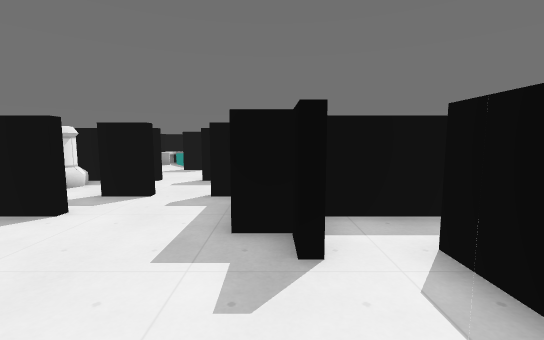
view 1 (above)

18 first-person views from a walk through a Godot game level. The camera is 1.5 m above the floor, tilts 6° down and sees 90° across. The floor is counted in squares, 1 m on a side. Each view is taken from the middle of a square. On the plan, view 1 faces up. The plan holds only what a view shows up to about 14 squares ahead; the rest is blank. The place goes on beyond the plan. Characters and animated objects are left out. Surface patterns are stand-ins for the level's own textures.

view 2
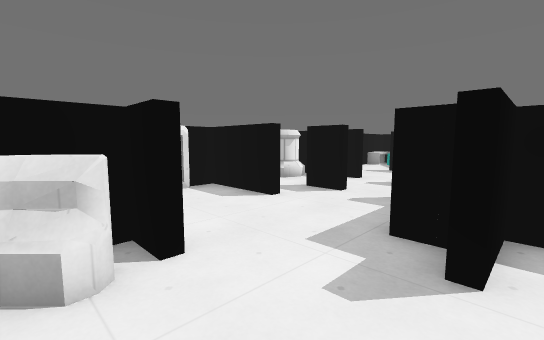

view 3
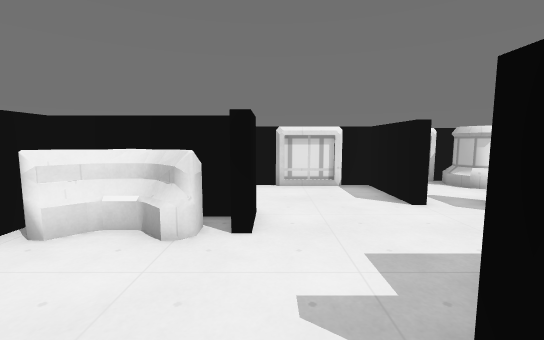

view 4
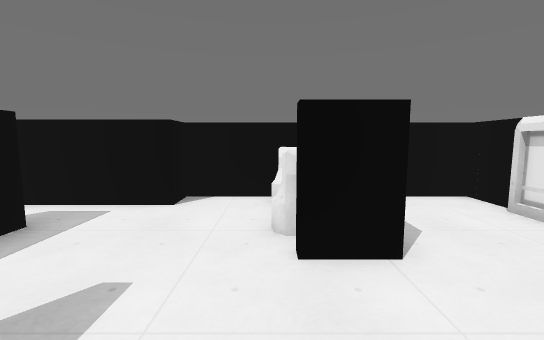

view 5
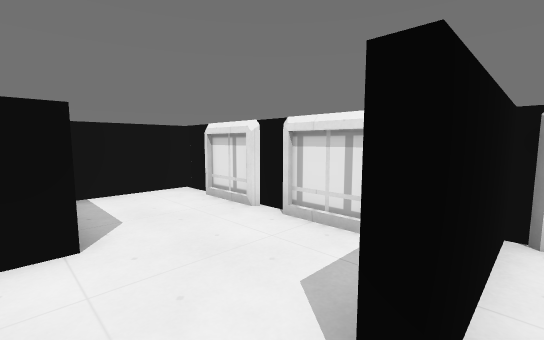

view 6
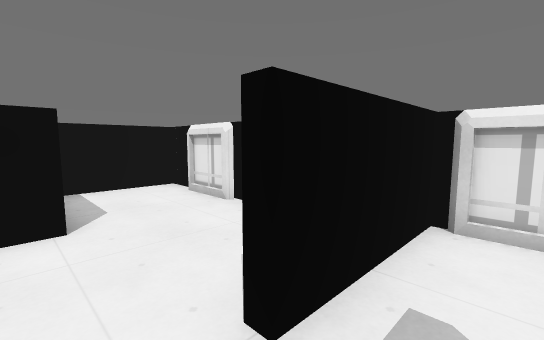

view 7
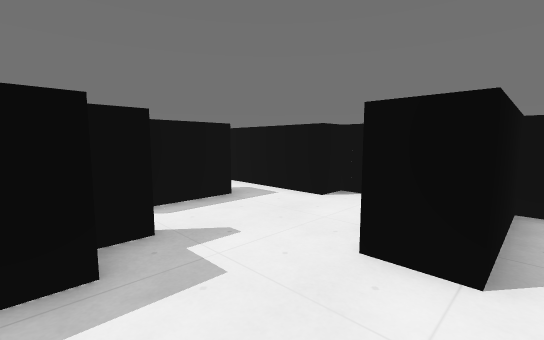

view 8
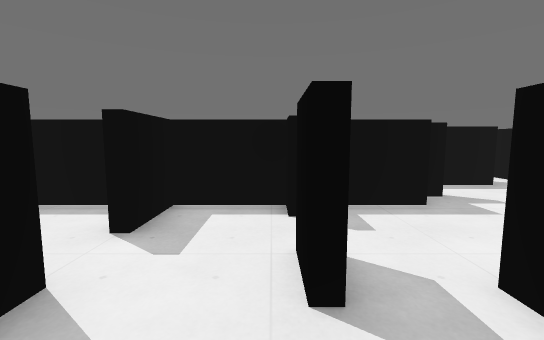

view 9
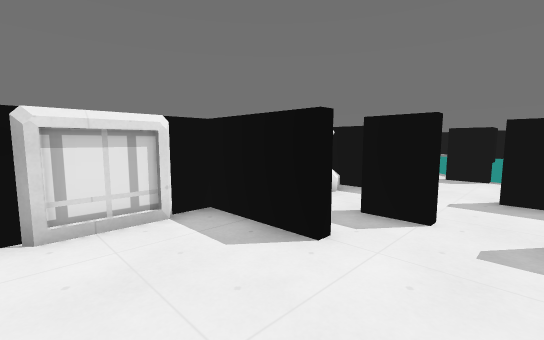

view 10
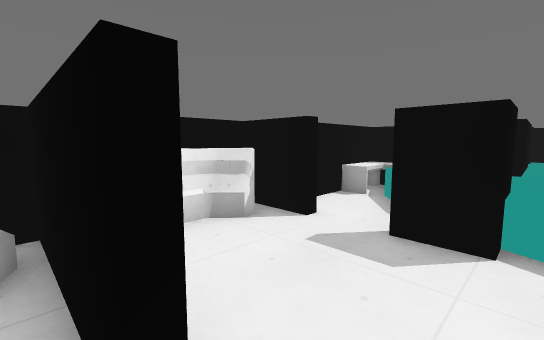

view 11
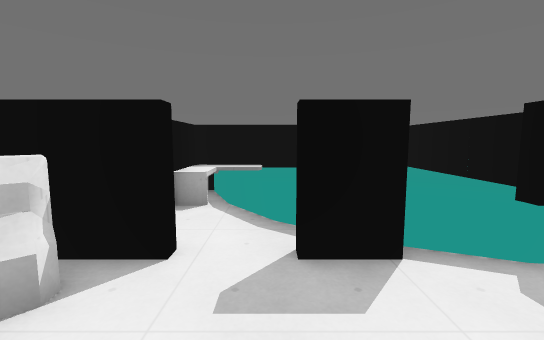

view 12
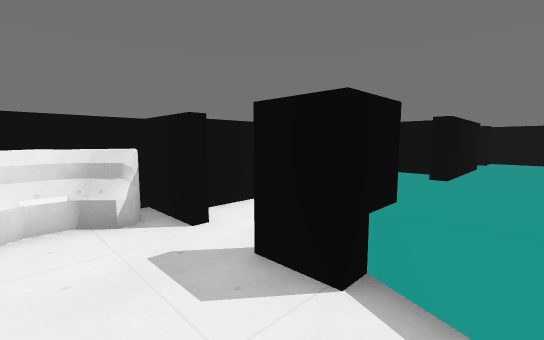

view 13
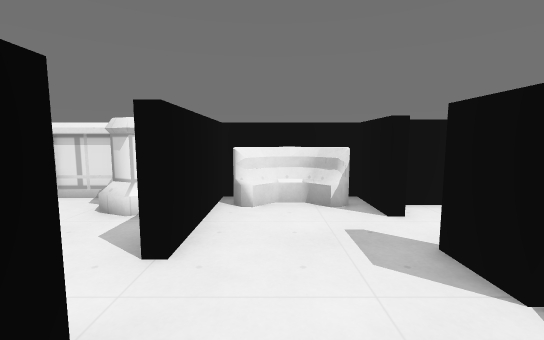

view 14
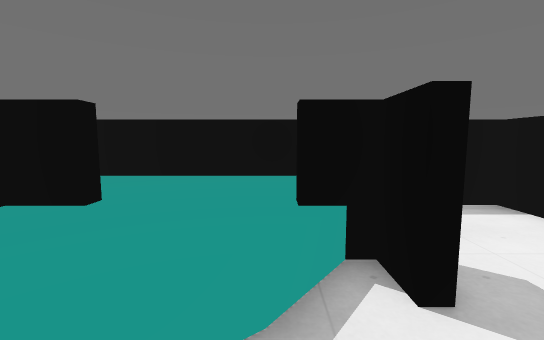

view 15
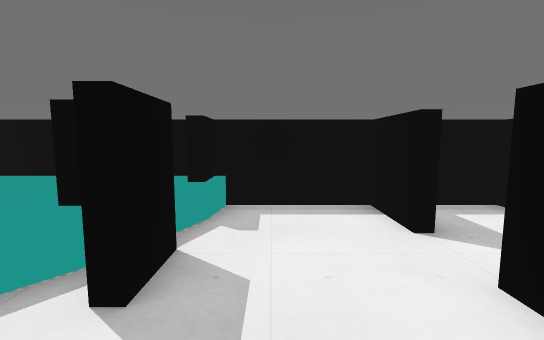

view 16
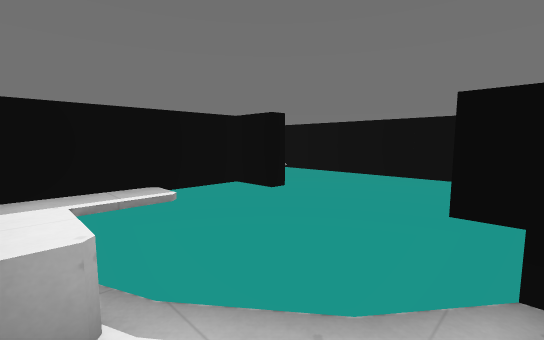

view 17
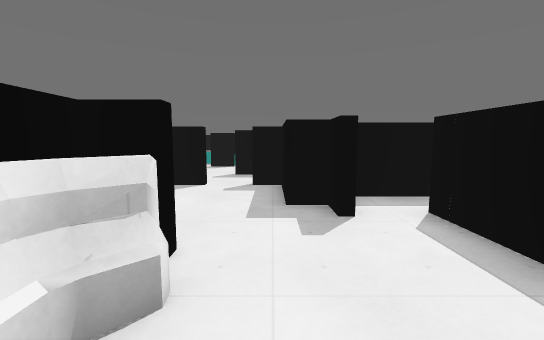

view 18
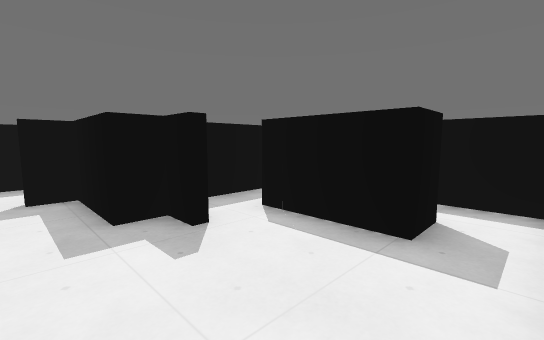

### Floor plan
Key: @ floor where view 1 was taken; # wall or solid block; . floor; ^ raised ledge; E desk.
Columns run from 8 left of view 1 to 6 right of it. Each row starts with its distance up from view 1.
 20      ^^^
 19  EEE^^^^
 18  EE^^^^^
 17 #..^^^^^
 16 #..^^^^^
 15 #...#^^^
 14 ##.....##
 13 ^.......#
 12 #.......#
 11 ##......#
 10 ####..###
  9 ##......#
  8 #.......#
  7 #...#..##
  6 #.......#####
  5 ####....#....
  4  #......#...
  3  ^.........#
  2  #.........#
  1  #...#.....# .#
  0  ^...##.@.....#
 -1 ##...#........#
 -2 #....##..######
 -3 ##########

Positions as (right, up) in squares from view 1, and headings:
1: (0, 0), facing up
2: (1, 0), facing up-left
3: (2, 2), facing left
4: (-2, 5), facing down
5: (-3, 6), facing down-left
6: (-3, 7), facing down-left
7: (-4, 5), facing down-right
8: (-7, 8), facing right
9: (-2, 2), facing up-left
10: (-3, 10), facing up-left
11: (-5, 11), facing up
12: (-2, 12), facing up-left
13: (-1, 12), facing left
14: (-7, 16), facing right
15: (-7, 13), facing right
16: (-7, 15), facing up-right
17: (-1, -2), facing up
18: (-2, -1), facing up-right
